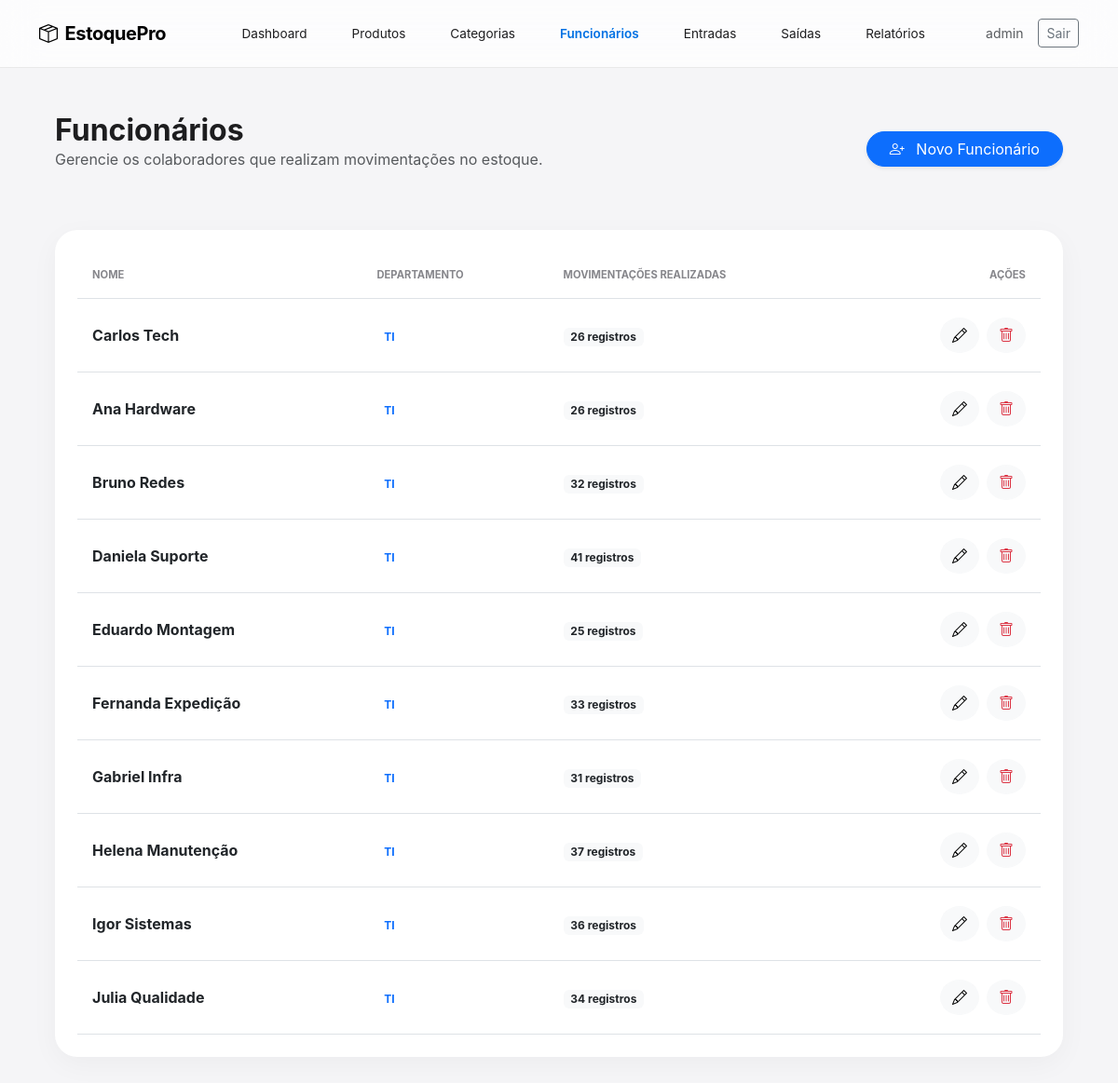
The page /funcionarios/ (signed in) on the database its author committed.
### app/models.py (models this page shows, shortened)
class User(UserMixin, db.Model):
    id = db.Column(db.Integer, primary_key=True)
    username = db.Column(db.String(64), unique=True, nullable=False)
    password_hash = db.Column(db.String(128))

class Funcionario(db.Model):
    id = db.Column(db.Integer, primary_key=True)
    nome = db.Column(db.String(128), nullable=False)
    departamento = db.Column(db.String(64))
    movimentacoes = db.relationship('Movimentacao', backref='funcionario', lazy='dynamic')

### app/routes/funcionarios.py (the view)
@funcionarios_bp.route('/')
@login_required
def listar():
    funcionarios = Funcionario.query.all()
    return render_template('funcionarios/listar.html', funcionarios=funcionarios)

### app/models.py (called while the page is built)
@login_manager.user_loader
def load_user(id):
    return User.query.get(int(id))

### app/templates/funcionarios/listar.html
{% extends "base.html" %}
{% block content %}
<div class="animate-fade-in">
    <div class="d-flex justify-content-between align-items-center mb-5">
        <div>
            <h1 class="h2 fw-bold mb-0">Funcionários</h1>
            <p class="text-muted">Gerencie os colaboradores que realizam movimentações no estoque.</p>
        </div>
        <a href="{{ url_for('funcionarios.novo') }}" class="btn btn-primary rounded-pill px-4 shadow-sm">
            <i class="bi bi-person-plus me-2"></i> Novo Funcionário
        </a>
    </div>
    <div class="table-container animate-up">
        <div class="table-responsive">
            <table class="table table-hover align-middle mb-0">
                <thead>
                    <tr>
                        <th class="text-uppercase">Nome</th>
                        <th class="text-uppercase">Departamento</th>
                        <th class="text-uppercase">Movimentações Realizadas</th>
                        <th class="text-uppercase text-end">Ações</th>
                    </tr>
                </thead>
                <tbody>
                    {% for f in funcionarios %}
                    <tr class="animate-up" style="animation-delay: {{ loop.index0 * 0.05 }}s">
                        <td class="fw-bold">{{ f.nome }}</td>
                        <td>
                            <span class="badge bg-pastel-blue text-primary">{{ f.departamento or 'Não definido' }}</span>
                        </td>
                        <td>
                            <span class="badge bg-light text-dark">{{ f.movimentacoes.count() }} registros</span>
                        </td>
                        <td class="text-end">
                            <div class="d-flex justify-content-end gap-2">
                                <a href="{{ url_for('funcionarios.editar', id=f.id) }}" class="btn btn-icon btn-light rounded-circle" title="Editar">
                                    <i class="bi bi-pencil"></i>
                                </a>
                                <form action="{{ url_for('funcionarios.remover', id=f.id) }}" method="POST" onsubmit="return confirm('Tem certeza que deseja remover este funcionário?');">
                                    <button type="submit" class="btn btn-icon btn-light rounded-circle text-danger" title="Remover">
                                        <i class="bi bi-trash"></i>
                                    </button>
                                </form>
                            </div>
                        </td>
                    </tr>
                    {% endfor %}
                </tbody>
            </table>
        </div>
    </div>
</div>
{% endblock %}

### app/templates/base.html (shortened to what this page needs)
<!DOCTYPE html>
<html lang="pt-br">
<head>
    <link href="https://cdn.jsdelivr.net/npm/bootstrap@5.3.0/dist/css/bootstrap.min.css" rel="stylesheet">
    <link rel="stylesheet" href="https://cdn.jsdelivr.net/npm/bootstrap-icons@1.11.0/font/bootstrap-icons.css">
    <link rel="stylesheet" href="https://cdn.jsdelivr.net/npm/gridstack@10.3.1/dist/gridstack.min.css" />
    <link rel="stylesheet" href="{{ url_for('static', filename='css/style.css') }}">
</head>
<body>
    <nav class="navbar navbar-expand-lg sticky-top">
        <div class="container">
            <a class="navbar-brand fw-bold" href="{{ url_for('dashboard.index') }}">
                <i class="bi bi-box-seam me-2"></i>EstoquePro
            </a>
            <div class="collapse navbar-collapse" id="navbarNav">
                <ul class="navbar-nav mx-auto">
                    <li class="nav-item">
                        <a class="nav-link {{ 'active' if request.endpoint == 'dashboard.index' }}" href="{{ url_for('dashboard.index') }}">Dashboard</a>
                    </li>
                    <li class="nav-item">
                        <a class="nav-link {{ 'active' if 'produtos' in request.endpoint }}" href="{{ url_for('produtos.listar') }}">Produtos</a>
                    </li>
                    <li class="nav-item">
                        <a class="nav-link {{ 'active' if 'categorias' in request.endpoint }}" href="{{ url_for('categorias.listar') }}">Categorias</a>
                    </li>
                    <li class="nav-item">
                        <a class="nav-link {{ 'active' if 'funcionarios' in request.endpoint }}" href="{{ url_for('funcionarios.listar') }}">Funcionários</a>
                    </li>
                    <li class="nav-item">
                        <a class="nav-link {{ 'active' if 'listar_entradas' in request.endpoint }}" href="{{ url_for('movimentacoes.listar_entradas') }}">Entradas</a>
                    </li>
                    <li class="nav-item">
                        <a class="nav-link {{ 'active' if 'listar_saidas' in request.endpoint }}" href="{{ url_for('movimentacoes.listar_saidas') }}">Saídas</a>
                    </li>
                    <li class="nav-item">
                        <a class="nav-link {{ 'active' if 'relatorios' in request.endpoint }}" href="{{ url_for('relatorios.index') }}">Relatórios</a>
                    </li>
                </ul>
                <div class="d-flex align-items-center">
                    <span class="text-muted me-3 small">{{ current_user.username }}</span>
                    <a href="{{ url_for('auth.logout') }}" class="btn btn-outline-secondary btn-sm">Sair</a>
                </div>
            </div>
        </div>
    </nav>
    <div class="container-fluid px-md-5 py-5">
        <div class="max-width-container mx-auto">
        {% block content %}{% endblock %}
    </div>
</body>
</html>

### app/static/css/style.css (style rules this page uses)
:root { --apple-bg: #f5f5f7; --apple-nav: rgba(255, 255, 255, 0.72); --pastel-blue: #e3f2fd; --pastel-green: #e8f5e9; --pastel-yellow: #fff9c4; --pastel-red: #ffebee; --text-main: #1d1d1f; --text-muted: #86868b; --accent: #0071e3; --card-shadow: 0 8px 30px rgba(0,0,0,0.04); }
body { font-family: -apple-system, BlinkMacSystemFont, "SF Pro Text", "SF Pro Display", "Helvetica Neue", Arial, sans-serif; background-color: var(--apple-bg); color: var(--text-main); -webkit-font-smoothing: antialiased; overflow-x: hidden; }
.animate-fade-in { animation: fadeIn 0.8s ease-out forwards; }
.animate-up { animation: fadeInUp 0.6s cubic-bezier(0.23, 1, 0.32, 1) forwards; }
.max-width-container { max-width: 1800px; width: 95%; margin-left: auto; margin-right: auto; }
@media (max-width: 1400px) { .max-width-container { width: 98%; } }
.navbar { background-color: var(--apple-nav); backdrop-filter: saturate(180%) blur(20px); -webkit-backdrop-filter: saturate(180%) blur(20px); border-bottom: 1px solid rgba(0,0,0,0.08); padding: 1rem 0; transition: all 0.3s ease; }
.navbar-brand { font-size: 1.25rem; letter-spacing: -0.02em; }
.nav-link { color: var(--text-main) !important; font-size: 0.85rem; font-weight: 400; padding: 0.5rem 1.5rem !important; transition: all 0.2s ease; border-radius: 8px; }
.nav-link.active { font-weight: 600; color: var(--accent) !important; }
.table-container { background: white; border-radius: 24px; padding: 24px; box-shadow: var(--card-shadow); }
.table th { border-top: none; color: var(--text-muted); font-size: 0.7rem; padding: 16px !important; }
.table td { padding: 20px 16px !important; vertical-align: middle; }

### rows shown on the page
User: username "admin"
Funcionario: nome "Carlos Tech", departamento "TI", movimentacoes.count "26"
Funcionario: nome "Ana Hardware", departamento "TI", movimentacoes.count "26"
Funcionario: nome "Bruno Redes", departamento "TI", movimentacoes.count "32"
Funcionario: nome "Daniela Suporte", departamento "TI", movimentacoes.count "41"
Funcionario: nome "Eduardo Montagem", departamento "TI", movimentacoes.count "25"
Funcionario: nome "Fernanda Expedição", departamento "TI", movimentacoes.count "33"
Funcionario: nome "Gabriel Infra", departamento "TI", movimentacoes.count "31"
Funcionario: nome "Helena Manutenção", departamento "TI", movimentacoes.count "37"
Funcionario: nome "Igor Sistemas", departamento "TI", movimentacoes.count "36"
Funcionario: nome "Julia Qualidade", departamento "TI", movimentacoes.count "34"
